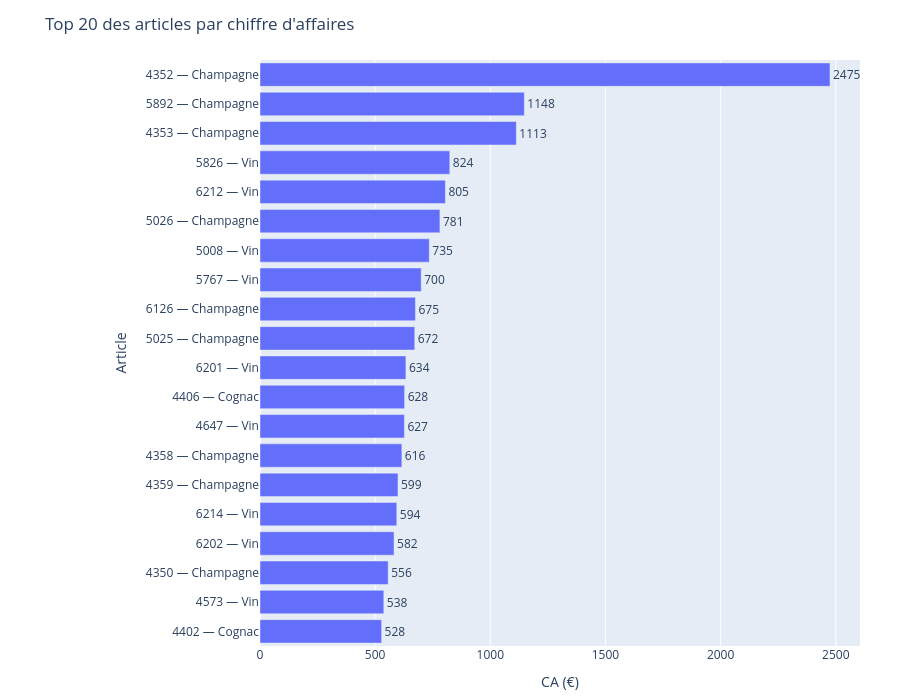

The code cell stored with this chart in its notebook:
### Code cell
###############################
# Palmarès des articles en CA #
###############################

#______________________Effectuer le tri dans l'ordre décroissant du CA du dataset df_merge_________________________________________
#______________________Réinitialiser l'index du dataset par un reset_index__________________________________________
#______________________Afficher les 20 premiers articles en CA_________________________________________
#  Ramener le CA (déjà calculé dans df_final) côté df_merge
ca_par_prod = df_final.groupby("product_id")["ca_par_article"].sum()
df_merge = df_merge.copy()
df_merge["ca_par_article"] = df_merge["product_id"].map(ca_par_prod).fillna(0)
#Trier par CA décroissant + reset de l'index
df_merge_trie = df_merge.sort_values("ca_par_article", ascending=False).reset_index(drop=True)
# Aperçu : les 20 premiers articles en CA
display(df_merge_trie.head(20))

#________________________Graphique en barre des 20 premiers articles avec plotly express___________________________________
# --- Top 20
top20 = df_merge_trie.head(20).copy()
# récupérer un product_type par product_id depuis df_final
map_type = (df_final.dropna(subset=["product_id"])
                    .drop_duplicates("product_id")
                    .set_index("product_id")["product_type"])

top20["product_type"] = top20["product_id"].map(map_type).fillna("NA")

# libellé "product_id — product_type"
top20["label"] = top20["product_id"].astype(str) + " — " + top20["product_type"].astype(str)

# --- Graphique ---
fig = px.bar(
    top20,
    x="ca_par_article",
    y="label",
    orientation="h",
    text=top20["ca_par_article"].round(0),
    title="Top 20 des articles par chiffre d'affaires",
    hover_data=["product_id", "product_type", "ca_par_article"]  # maintenant la colonne existe
)
fig.update_traces(texttemplate="%{text:.0f}", textposition="outside", cliponaxis=False)
fig.update_layout(
    height=700, xaxis_title="CA (€)", yaxis_title="Article",
    yaxis=dict(categoryorder="total ascending"),
    margin=dict(l=260, r=40, t=60, b=40)
)
fig.show()

### Figure 1 — Plotly figure (JSON) as saved in the notebook; plotly's stock layout.template omitted (floating-point values rounded to 4 significant figures)
{"data": [{"alignmentgroup": "True", "cliponaxis": false, "customdata": [[4352, "Champagne"], [5892, "Champagne"], [4353, "Champagne"], [5826, "Vin"], [6212, "Vin"], [5026, "Champagne"], [5008, "Vin"], [5767, "Vin"], [6126, "Champagne"], [5025, "Champagne"], [6201, "Vin"], [4406, "Cognac"], [4647, "Vin"], [4358, "Champagne"], [4359, "Champagne"], [6214, "Vin"], [6202, "Vin"], [4350, "Champagne"], [4573, "Vin"], [4402, "Cognac"]], "hovertemplate": "ca_par_article=%{x}<br>label=%{y}<br>text=%{text}<br>product_id=%{customdata[0]}<br>product_type=%{customdata[1]}<extra></extra>", "legendgroup": "", "marker": {"color": "#636efa", "pattern": {"shape": ""}}, "name": "", "offsetgroup": "", "orientation": "h", "showlegend": false, "text": [2475, 1148, 1113, 824, 805, 781, 735, 700, 675, 672, 634, 628, 627, 616, 599, 594, 582, 556, 538, 528], "textposition": "outside", "texttemplate": "%{text:.0f}", "type": "bar", "x": [2475, 1148.0, 1113, 824, 805, 781.2, 735, 700, 675, 672, 633.6, 628, 627, 616, 599.2, 594, 582, 556.5, 537.6, 528], "xaxis": "x", "y": ["4352 — Champagne", "5892 — Champagne", "4353 — Champagne", "5826 — Vin", "6212 — Vin", "5026 — Champagne", "5008 — Vin", "5767 — Vin", "6126 — Champagne", "5025 — Champagne", "6201 — Vin", "4406 — Cognac", "4647 — Vin", "4358 — Champagne", "4359 — Champagne", "6214 — Vin", "6202 — Vin", "4350 — Champagne", "4573 — Vin", "4402 — Cognac"], "yaxis": "y"}], "layout": {"barmode": "relative", "height": 700, "legend": {"tracegroupgap": 0}, "margin": {"b": 40, "l": 260, "r": 40, "t": 60}, "title": {"text": "Top 20 des articles par chiffre d'affaires"}, "xaxis": {"anchor": "y", "domain": [0, 1], "title": {"text": "CA (€)"}}, "yaxis": {"anchor": "x", "categoryorder": "total ascending", "domain": [0, 1], "title": {"text": "Article"}}}}
